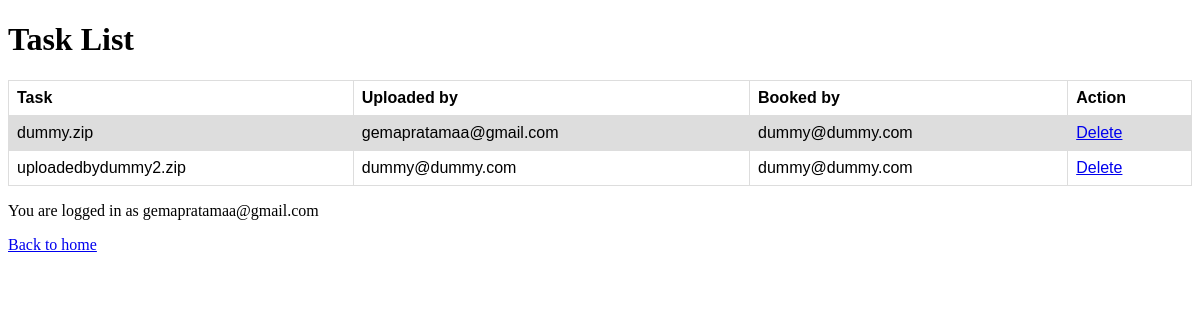
The page /task_list/ (signed in) on the database as committed earlier.
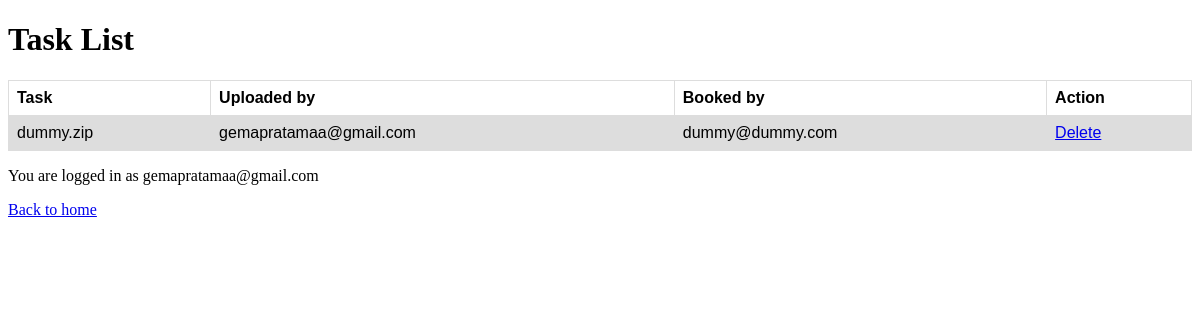
The same page on the database as committed later.
### datasetmanager/models.py (models this page shows, shortened)
class Dataset(models.Model):
    id = models.AutoField(primary_key=True)
    name = models.CharField(max_length=300)
    file = models.FileField(
        upload_to='',
        validators=[FileExtensionValidator(allowed_extensions=['zip'])]
    )
    uploader = models.ForeignKey(
        'User',
        to_field='email',
        related_name='uploader',
        on_delete=models.CASCADE,
    )
    booker = models.ForeignKey(
        'User',
        to_field='email',
        related_name='booker',
        on_delete=models.CASCADE,
        null=True
    )
    is_deleted = models.BooleanField(default=False)

class User(AbstractBaseUser):
    email = models.CharField(
        verbose_name='email address',
        max_length=255,
        unique=True)
    is_active = models.BooleanField(default=True)
    staff = models.BooleanField(default=False) # a admin user; non super-user
    admin = models.BooleanField(default=False) # a superuser
    objects = UserManager()
    USERNAME_FIELD = 'email'
    REQUIRED_FIELDS = []
    def __str__(self):
        return self.email

### datasetmanager/views.py (the view)
# urls.py: path('task_list/', views.task_list, name='task_list'),
@login_required
def task_list(request):
    datasets = Dataset.objects.all()
    arguments = {
        'datasets' : datasets
    }
    return render(request, 'task_list.html', arguments)

### datasetmanager/templates/task_list.html (shortened to what this page needs)
<!DOCTYPE html>
{% load static %}
<link rel="stylesheet" type="text/css" href="{% static 'datasetmanager/css/download.css' %}">
<h1>Task List</h1>
<table>
    <tr>
        <th>Task</th>
        <th>Uploaded by</th>
        <th>Booked by</th>
        <th>Action</th>
    </tr>
    {% for task in datasets %}
        {% if not task.is_deleted %}
        <tr>
            <td>{{ task.name }}</td>
            <td>{{ task.uploader }}</td>
            <td>{{ task.booker }}</td>
                {% if task.booker == user %}
                    <td>
                        <a href="{{ task.file.url }}" download >Download</a>
                        | <a href="/task_list/revoke/{{ task.id }}">Revoke booking</a>
                        | <a href="/task_list/delete/{{ task.id }}">Delete</a>
                    </td>
                {% else %}
                    {% if not task.booker %}
                        <td>
                            <a href="/task_list/book/{{ task.id }}">Book</a>
                            | <a href="/task_list/delete/{{ task.id }}">Delete</a>
                        </td>
                    {% else %}
                        <td>
                            <a href="/task_list/delete/{{ task.id }}">Delete</a>
                        </td>
                    {% endif %}
                {% endif %}
        {% endif %}
        </tr>
    {% endfor %}
</table>
<footer>
    <p>You are logged in as {{ user.email }}</p>
    <a href="/">Back to home</a>
</footer>

### datasetmanager/static/datasetmanager/css/download.css (style rules this page uses)
table { font-family: arial, sans-serif; border-collapse: collapse; width: 100%; }
td, th { border: 1px solid #dddddd; text-align: left; padding: 8px; }
tr:nth-child(even) { background-color: #dddddd; }

Rows that differ between the two databases and show on the page:
no longer on this page (row edited): Dataset: name "uploadedbydummy2.zip", uploader "dummy@dummy.com", booker "dummy@dummy.com"
